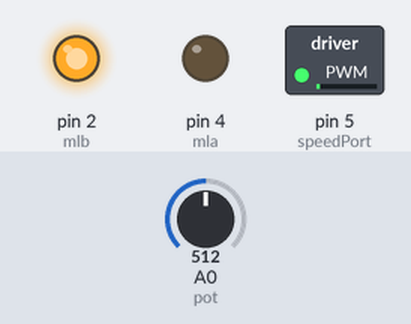
Recording of a sketch running on a simulated Arduino Uno, built with avr-gcc and run on an emulated ATmega328P. On the bench: switched loads named in the sketch (green lamp = pin HIGH), output pins drawn as LEDs (lit = HIGH). The inputs (shaded band) are chosen by the test bench; at power-on: A0 (pot) = 512. What the sketch prints to the serial monitor is not drawn.

Above: at 1.2 s.
1.3 s: A0 (pot) set to 306
At 2.4 s:
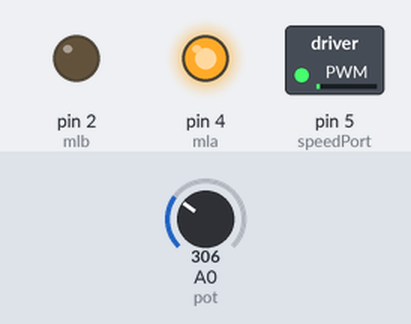
2.8 s: A0 (pot) set to 511
At 3.5 s:
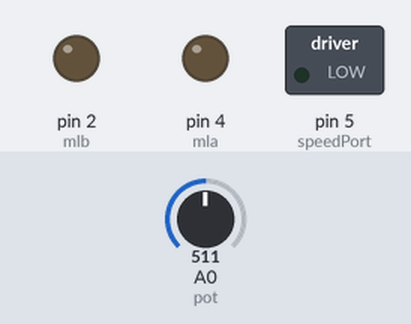
Timing chart, 0 to 5.8 s (numbered marks = the images above; inputs shaded):
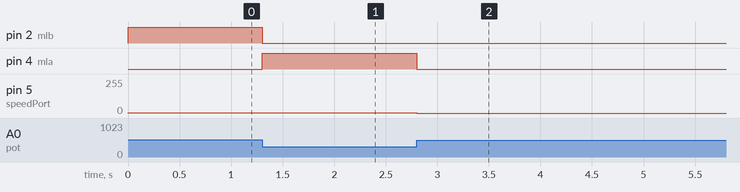

Measured:
- after the input at 1.3 s, pin 2 (mlb): HIGH → LOW at once; pin 4 (mla): LOW → HIGH at once; pin 5 (speedPort): 1/255 → 2/255 at once
- after the input at 2.8 s, pin 4 (mla): HIGH → LOW at once; pin 5 (speedPort): 2/255 → 0/255 at once

The sketch:

Motor.ino
```cpp
#define speedPort 5
#define mla 4
#define mlb 2
#define pot A0

const int minFinalSpeed = 1;
const int maxFinalSpeed = 5;

int mSpeed = 0;
int potValue = 0;

enum class MotorState
{
  Off, Right, Left
};

void setMotorState(MotorState state);

void setup()
{
  pinMode(speedPort, OUTPUT);
  pinMode(mla, OUTPUT);
  pinMode(mlb, OUTPUT);
  pinMode(pot, INPUT);

  Serial.begin(9600);
}

void loop()
{
  potValue = analogRead(pot);

  if(potValue >= 0 && potValue <= 510)
  {
    mSpeed = 510 - potValue;
    mSpeed = map(mSpeed, 0, 510, minFinalSpeed, maxFinalSpeed);

    analogWrite(speedPort, mSpeed);
    setMotorState(MotorState::Left);
  }
  else if(potValue >= 512 && potValue <= 1023)
  {
    mSpeed = potValue - 512;
    mSpeed = map(mSpeed, 0, 511, minFinalSpeed, maxFinalSpeed);

    analogWrite(speedPort, mSpeed);
    setMotorState(MotorState::Right);
  }
  else
  {
    analogWrite(speedPort, 0);
    setMotorState(MotorState::Off);
  }

  Serial.println(mSpeed);
}

void setMotorState(MotorState state)
{
  switch(state)
  {
    case MotorState::Off:
      digitalWrite(mla, LOW);
      digitalWrite(mlb, LOW);
    break;
    case MotorState::Right:
      digitalWrite(mlb, HIGH);
      digitalWrite(mla, LOW);
    break;
    case MotorState::Left:
      digitalWrite(mlb, LOW);
      digitalWrite(mla, HIGH);
    break;
  }
}
```
